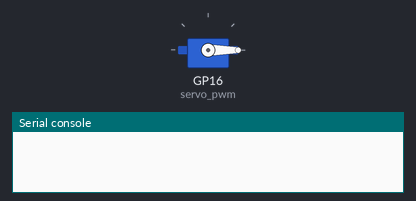
A program run on a simulated Raspberry Pi Pico running MicroPython. Parts: servo, the last lines printed to the serial console. Servo angles are drawn from the pulse width (0.5 ms = 0°, 2.5 ms = 180°).

Above: at 0.05 s.
At 7.05 s:
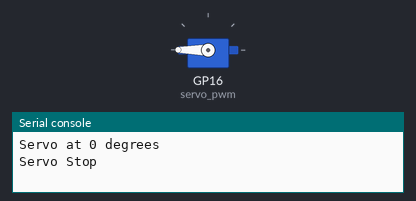
At 14.0 s:
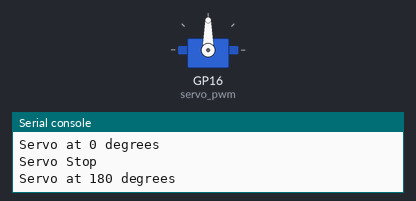
Timing chart, 0 to 18.2 s (numbered marks = the images above):
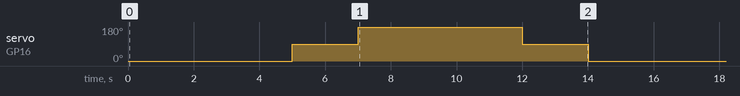

The program:

v02.py
```python
import time
from servo import Servo
from machine import Pin, PWM

servo_pwm = PWM(Pin(16))

# Set the parameters of the servo pulses, more details in the "Documentation" section
freq = 50
min_us = 500
max_us = 2500
dead_zone_us = 1500

# create a servo object
my_servo = Servo(
    pwm=servo_pwm, min_us=min_us, max_us=max_us, dead_zone_us=dead_zone_us, freq=freq
)


while True:
    # Set the Servo to the mid-point (90 is half way between zero and 180 degrees)
    my_servo.set_angle(0)
    time.sleep(5)  # Wait for 1 second
    print("Servo at 0 degrees")

    # Set the Servo to the left most position
    my_servo.set_angle(90)
    time.sleep(2)  # Wait for 1 second
    print("Servo Stop")

    # Set the Servo to the right most position
    my_servo.set_angle(180)
    time.sleep(5)  # Wait for 1 second
    print("Servo at 180 degrees")

    # Set the Servo to the left most position
    my_servo.set_angle(90)
    time.sleep(2)  # Wait for 1 second
    print("Servo Stop")
```

servo.py
```python
from machine import PWM


class Servo:
    """Servo class for pulse density modulation servos"""

    def __init__(
        self,
        pwm: PWM,
        min_us=500,
        max_us=2500,
        dead_zone_us=1500,
        freq=50,
    ):
        self.pwm = pwm
        self.pwm.freq(freq)
        self._move_period_ms = 1000 // freq
        min_us = min_us if min_us > 0 else 0
        max_us = max_us if min_us < max_us < (1000 // freq) * 1000 else 0
        self._curr_duty = 0
        self.dead_zone_us = dead_zone_us

    def set_duty(self, duty_us: int):
        self._curr_duty = duty_us
        self.pwm.duty_ns(duty_us * 1000)

    def set_angle(self, angle: int):
        angle = min(max(angle, 0), 180)
        duty_us = int(500 + (angle / 180) * 2000)
        self.set_duty(duty_us)

    def get_duty(self) -> int:
        return self._curr_duty

    def stop(self):
        self.set_duty(self.dead_zone_us)

    def deinit(self):
        self.pwm.deinit()
```

Measured:
- by itself, servo on GP16 (servo_pwm): repeats every 14.0 s: 180° 5.0 s, 90° 2.0 s, 0° 5.0 s, 90° 2.0 s
